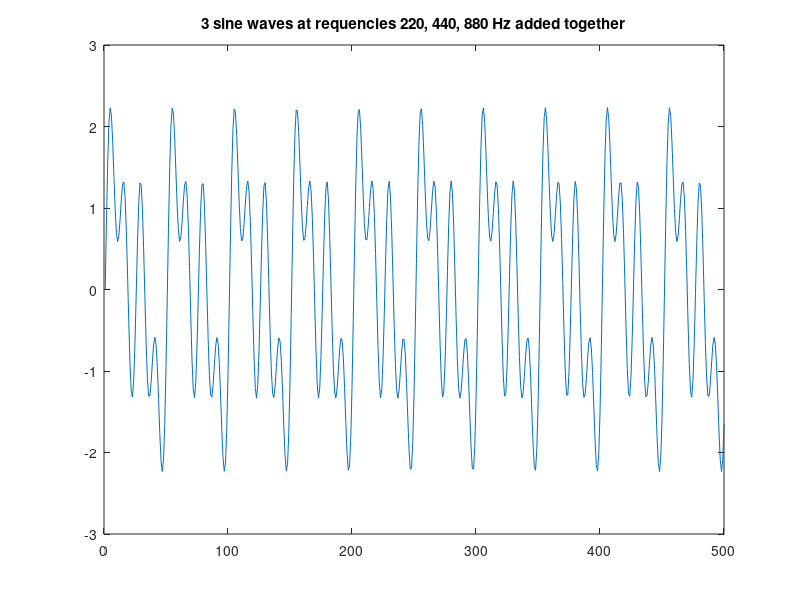

MATLAB code for this plot:
amp = 1;
F_s = 11025;
F_w1 = 220;
F_w2 = 440;
F_w3 = 880;

nsec = 2;
dur = nsec*F_s;

n = 0:dur;

y1 = amp*sin(2*pi*n*F_w1/F_s);
y2 = amp*sin(2*pi*n*F_w2/F_s);
y3 = amp*sin(2*pi*n*F_w3/F_s);

ytot = y1+y2+y3

figure(13)
plot(ytot(1:500))
title('3 sine waves at requencies 220, 440, 880 Hz added together')

soundsc(ytot, F_s)
